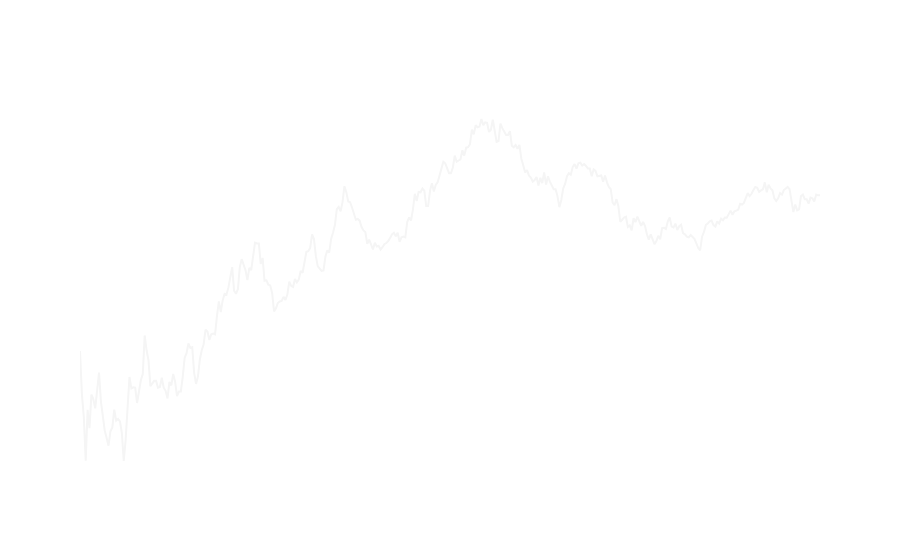

Notebook code for this chart:
### Code cell
fig = px.line(df, x='Datetime', y='Open', title='Stock open Prices Over Time')

# Update the layout for background and line colors
fig.update_traces(line=dict(color=' whitesmoke'))  # Set the line color
fig.update_layout(
    plot_bgcolor='rgba(0, 0, 0, 0)',  # Set the plot background color (transparent)
    paper_bgcolor='rgba(0, 0, 0, 0)', # Set the paper background color (transparent)
    font=dict(color='white')           # Set the font color
)

# Update the overall layout for better visibility with a dark theme
fig.update_layout(
    title='Stock Open Prices Over Time',
    xaxis_title='Datetime',
    yaxis_title='Open Price',
    font=dict(
        family="Arial",
        size=12,
        color="white"
    ),
    xaxis=dict(
        showgrid=True,
        gridcolor='rgba(255, 255, 255, 0.2)',
        zerolinecolor='rgba(255, 255, 255, 0.2)'
    ),
    yaxis=dict(
        showgrid=True,
        gridcolor='rgba(255, 255, 255, 0.2)',
        zerolinecolor='rgba(255, 255, 255, 0.2)'
    )
)

fig.show()

### Figure 1 — Plotly figure (JSON) as saved in the notebook; plotly's stock layout.template omitted (floating-point values rounded to 4 significant figures; data arrays with more than 128 entries replaced by an {"elided": "..."} marker saying what was removed)
{"data": [{"hovertemplate": "Datetime=%{x}<br>Open=%{y}<extra></extra>", "legendgroup": "", "line": {"color": " whitesmoke", "dash": "solid"}, "marker": {"symbol": "circle"}, "mode": "lines", "name": "", "orientation": "v", "showlegend": false, "type": "scatter", "x": {"elided": "389 str values"}, "xaxis": "x", "y": {"elided": "389 float values"}, "yaxis": "y"}], "layout": {"font": {"color": "white", "family": "Arial", "size": 12}, "legend": {"tracegroupgap": 0}, "paper_bgcolor": "rgba(0, 0, 0, 0)", "plot_bgcolor": "rgba(0, 0, 0, 0)", "title": {"text": "Stock Open Prices Over Time"}, "xaxis": {"anchor": "y", "domain": [0, 1], "gridcolor": "rgba(255, 255, 255, 0.2)", "showgrid": true, "title": {"text": "Datetime"}, "zerolinecolor": "rgba(255, 255, 255, 0.2)"}, "yaxis": {"anchor": "x", "domain": [0, 1], "gridcolor": "rgba(255, 255, 255, 0.2)", "showgrid": true, "title": {"text": "Open Price"}, "zerolinecolor": "rgba(255, 255, 255, 0.2)"}}}
